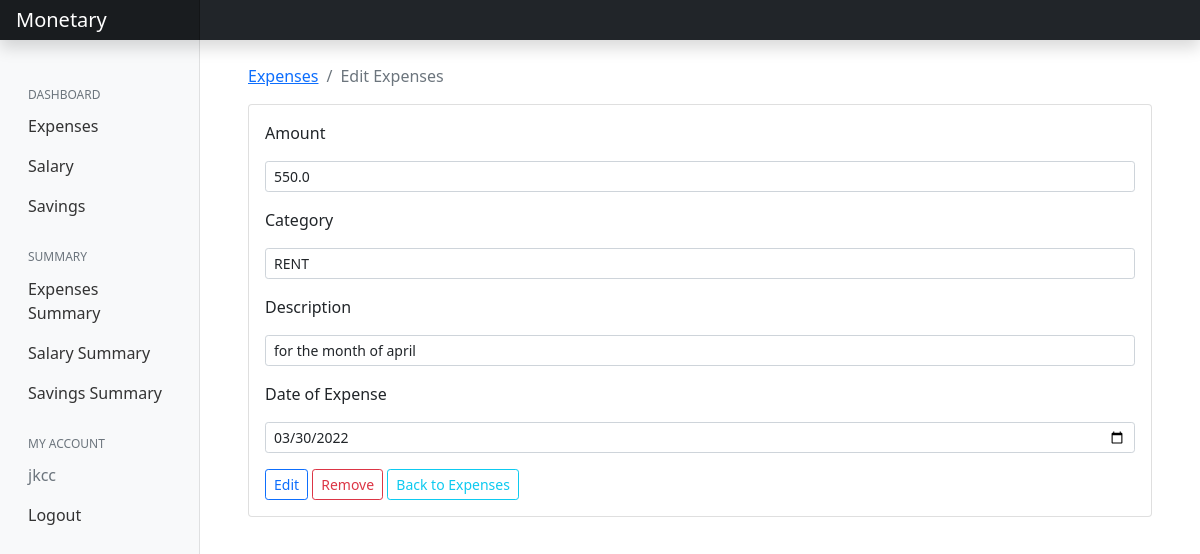
/edit-expense/3/ (signed in), run on the app's committed database.
### expenses/models.py (models this page shows, shortened)
class Expense(models.Model):
    amount = models.FloatField()
    date = models.DateField(default=now)
    description = models.TextField()
    owner = models.ForeignKey(to=User, on_delete=models.CASCADE)
    category = models.CharField(max_length=200)
    class Meta:
        ordering = ['-date']

### expenses/views.py (the view, shortened to what this page needs)
# urls.py: path('edit-expense/<int:id>/', views.expense_edit, name="expense-edit"),
@login_required(login_url='/accounts/login')
def expense_edit(request, id):
    categories = Category.objects.all()
    expense = Expense.objects.get(pk=id)
    context = {
        'expense': expense,
        'values': expense,
        'categories': categories
    }
    if request.method == 'GET':
        return render(request, 'expenses/edit-expense.html', context)

### expenses/templates/expenses/edit-expense.html (shortened to what this page needs)
{% extends 'base.html' %}
{% load static %}
{% block content %}
<div class="container mt-4">
    <nav aria-label="breadcrumb">
        <ol class="breadcrumb">
            <li class="breadcrumb-item"><a href="{% url 'expenses' %}">Expenses</a></li>
            <li class="breadcrumb-item active" aria-current="page">Edit Expenses</li>
        </ol>
    </nav>
    <div class="card">
        <div class="card-body">
            <form action="{% url 'expense-edit' expense.id %}" method="post">
                <div class="form-group">
                    <label for="" class="mb-3">Amount</label>
                    <input type="number" class="form-control form-control-sm mb-3" name="amount" value="{{values.amount}}">
                </div>
                <div class="form-group">
                    <label for="" class="mb-3">Category</label>
                    <select class="form-control form-control-sm mb-3" name="category">
                        <option selected name="category" value="{{values.category}}">{{values.category}}</option>
                    </select>
                </div>
                <div class="form-group">
                    <label for="" class="mb-3">Description</label>
                    <input type="text" class="form-control form-control-sm mb-3" name="description"
                        value="{{values.description}}">
                </div>
                <div class="form-group">
                    <label for="" class="mb-3">Date of Expense</label>
                    <input type="date" class="form-control form-control-sm mb-3" name="expense_date" value="{{values.date | date:'Y-m-d'}}">
                </div>
                <input type="submit" value="Edit" class="btn btn-outline-primary btn-sm mr-2">
                <a href="{% url 'delete-expense' expense.id %}" class="btn btn-outline-danger btn-sm">Remove</a>
                <a href="{% url 'expenses' %}" class="btn btn-outline-info btn-sm align-right float-right mr-auto">Back to Expenses</a>
            </form>
        </div>
    </div>
</div>
{% endblock %}

### templates/base.html (shortened to what this page needs)
{% load static %}
<!doctype html>
<html lang="en">
<head>
    <link href="{% static 'css/main.css' %}" rel="stylesheet">
    <link href="https://cdn.jsdelivr.net/npm/bootstrap@5.0.2/dist/css/bootstrap.min.css" rel="stylesheet"
>
</head>
<body>
    <header class="navbar navbar-dark bg-dark sticky-top flex-md-nowrap p-0 shadow">
        <a class="navbar-brand col-md-3 col-lg-2 me-0 px-3" href="{% url 'expenses' %}">Monetary</a>
    </header>
    <div class="container-fluid">
        <div class="row">
            <nav id="sidebarOption" class="col-md-3 col-lg-2 d-md-block bg-light sidebar collapse">
                <div class="position-sticky pt-3">
                    <ul class="nav flex-column">
                        <h6
                            class="sidebar-heading d-flex justify-content-between align-items-center px-3 mt-4 mb-1 text-muted">
                            <span>Dashboard</span>
                        </h6>
                        <li class="nav-item">
                            <a class="nav-link" href="{% url 'expenses' %}">
                                Expenses
                            </a>
                        </li>
                        <li class="nav-item">
                            <a class="nav-link" href="{% url 'salary' %}">
                                Salary
                            </a>
                        </li>
                        <li class="nav-item">
                            <a class="nav-link" href="{% url 'saving' %}">
                                Savings
                            </a>
                        </li>
                    </ul>
                    <h6
                        class="sidebar-heading d-flex justify-content-between align-items-center px-3 mt-4 mb-1 text-muted">
                        <span>Summary</span>
                    </h6>
                    <ul class="nav flex-column mb-2">
                        <li class="nav-item">
                            <a class="nav-link" href="{% url 'stats' %}">
                                Expenses Summary
                            </a>
                        </li>
                        <li class="nav-item">
                            <a class="nav-link" href="{% url 'salary-stats' %}">
                                Salary Summary
                            </a>
                        </li>
                        <li class="nav-item">
                            <a class="nav-link" href="{% url 'saving-stats' %}">
                                Savings Summary
                            </a>
                        </li>
                    </ul>
                    <h6
                        class="sidebar-heading d-flex justify-content-between align-items-center px-3 mt-4 mb-1 text-muted">
                        <span>My Account</span>
                    </h6>
                    <ul class="nav flex-column mb-2">
                        {% if user.is_authenticated %}
                            <li class="nav-item">
                                <a class="nav-link disabled" href="#">{{ request.user.username }}</a>
                            </li>
                            <li class="nav-item">
                                <a class="nav-link" href="{% url 'account_logout' %}">Logout</a>
                            </li>
                        {% endif %}
                    </ul>
                </div>
            </nav>
            <main class="col-md-9 ms-sm-auto col-lg-10 px-md-4">
                {% block content %}
                {% endblock %}
            </main>
        </div>
    </div>
</body>
</html>

### static/css/main.css (style rules this page uses)
body { font-size: .875rem; }
.sidebar { position: fixed; top: 0; bottom: 0; left: 0; z-index: 100; padding: 48px 0 0; box-shadow: inset -1px 0 0 rgba(0, 0, 0, .1); }
.sidebar .nav-link { font-weight: 500; color: #333; }
.sidebar-heading { font-size: .75rem; text-transform: uppercase; }
.navbar-brand { padding-top: .75rem; padding-bottom: .75rem; font-size: 1rem; background-color: rgba(0, 0, 0, .25); box-shadow: inset -1px 0 0 rgba(0, 0, 0, .25); }

### data on the page
Expense: amount "550.0", category "RENT", description "for the month of april", expense_date "03/30/2022"

### other printed values
{{ request.user.username }} "jkcc"
